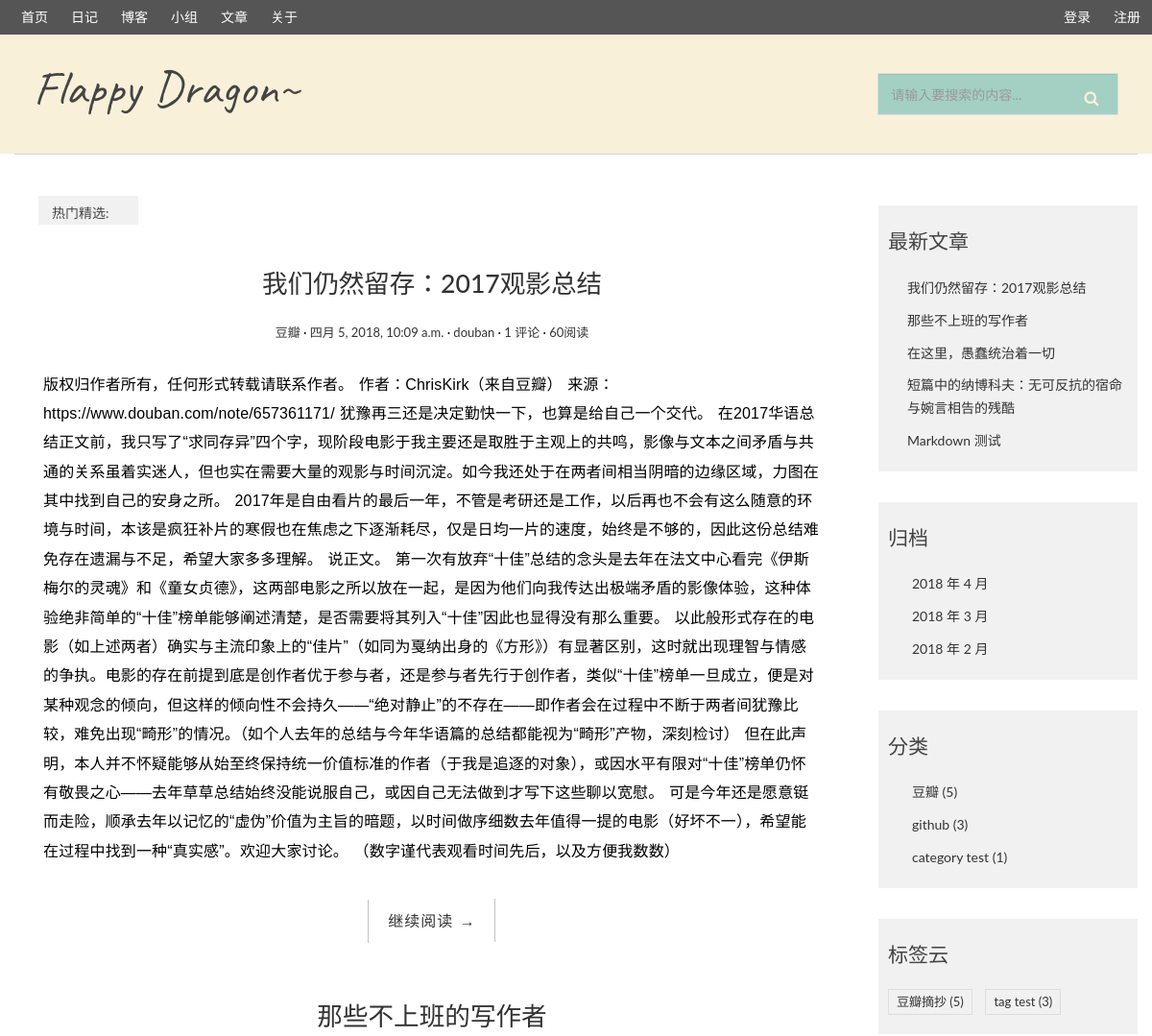
The app's page / (upper part), older data.
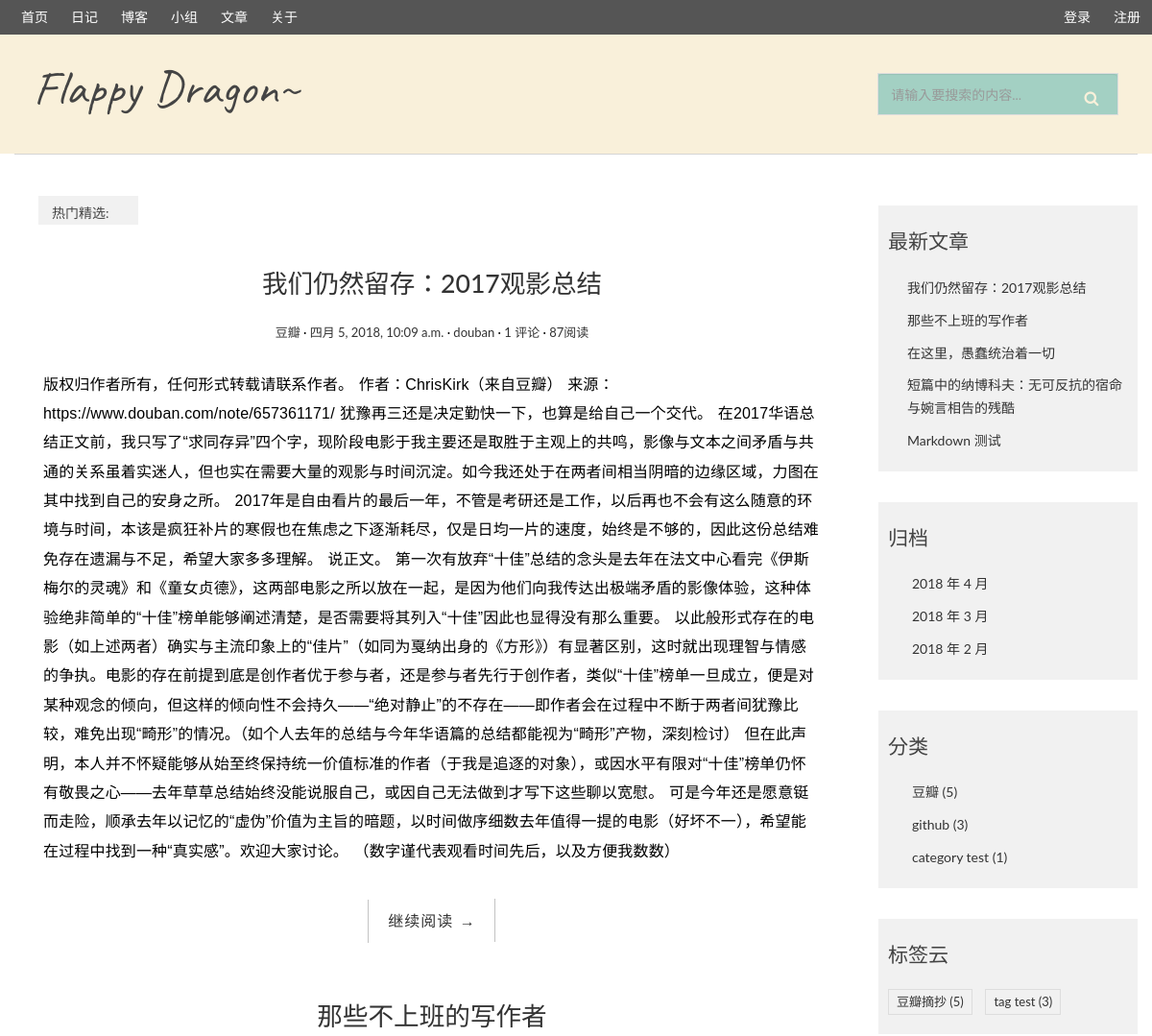
The same page, newer data.
### blog/models.py (models this page shows, shortened)
class Post(models.Model):
    title = models.CharField(max_length=70)
    body = models.TextField()
    created_time = models.DateTimeField()
    modified_time = models.DateTimeField()
    excerpt = models.CharField(max_length=200, blank=True)
    category = models.ForeignKey(Category)
    tags = models.ManyToManyField(Tag, blank=True)
    author = models.ForeignKey(User)
    views = models.PositiveIntegerField(default=0)
    def get_absolute_url(self):
        return reverse('blog:detail', kwargs={'pk':self.pk})
    class Meta:
        ordering = ['-created_time']

class Category(models.Model):
    name = models.CharField(max_length=100)

### blog/views.py (the view, shortened to what this page needs)
# urls.py: url(r'^$', views.IndexView.as_view(), name='index'),
class IndexView(ListView):
    model = Post
    template_name = 'blog/index.html'
    context_object_name = 'post_list'
    paginate_by = 4
    def get_context_data(self, **kwargs):
        context = super().get_context_data(**kwargs)
        paginator = context.get('paginator')
        page = context.get('page_obj')
        is_paginated = context.get('is_paginated')
        pagination_data = self.pagination_data(paginator, page, is_paginated)
        context.update(pagination_data)
        return context
    def pagination_data(self, paginator, page, is_paginated):
        if not is_paginated:
            return {}
        left = []
        right = []
        left_has_more = False
        right_has_more = False
        first = False
        last = False
        page_number = page.number
        total_pages = paginator.num_pages
        page_range = paginator.page_range
        if page_number == 1:
            right = page_range[page_number:page_number + 2]
            if right[-1] < total_pages - 1:
                right_has_more = True
            if right[-1] < total_pages:
                last = True
        elif page_number == total_pages:
            left = page_range[(page_number - 3) if (page_number - 3) > 0 else 0:page_number - 1]
            if left[0] > 2:
                left_has_more = True
            if left[0] > 1:
                first = True
        data = {
            'left': left,
            'right': right,
            'left_has_more': left_has_more,
            'right_has_more': right_has_more,
            'first': first,
            'last': last,
        }
        return data

### blog/templatetags/blog_tags.py (called while the page is built)
@register.simple_tag
def get_recent_posts(num=5):
    return Post.objects.all().order_by('-created_time')[:num]

@register.simple_tag
def archives():
    return Post.objects.dates('created_time','month',order='DESC')

@register.simple_tag
def get_categores():
    return Category.objects.annotate(num_posts=Count('post')).filter(num_posts__gt=0).order_by('-num_posts')

@register.simple_tag
def get_tags():
    return Tag.objects.annotate(num_posts=Count('post')).filter(num_posts__gt=0).order_by('-num_posts')

### templates/blog/index.html (shortened to what this page needs)
{% extends 'base.html' %}
{% block main %}
<div class="underbar">
  <div class="bar-text">热门精选:</div>
</div>
    {% for post in post_list %}
    <article class="post post-{{ post.pk }}">
        <header class="entry-header">
            <h1 class="entry-title">
                <a href="{{post.get_absolute_url}}">{{ post.title }}</a>
            </h1>
            <div class="entry-meta">
                <span class="post-category"><a href="#">{{ post.category.name }}</a></span>
                <span class="post-date"><a href="#"><time class="entry-date"
                                                          datetime="{{ post.created_time }}">{{ post.created_time }}</time></a></span>
                <span class="post-author"><a href="#">{{ post.author }}</a></span>
                <span class="comments-link"><a href="#">{{ post.comment_set.count }} 评论</a></span>
                <span class="views-count"><a href="#">{{ post.views }}阅读</a></span>
            </div>
        </header>
        <div class="entry-content clearfix">
            <p class="content-mobile">{{ post.body|striptags|truncatewords_html:40 }}</p>
            <div class="read-more cl-effect-14">
                <a href="{{ post.get_absolute_url }}" class="more-link">继续阅读 <span class="meta-nav">→</span></a>
            </div>
        </div>
    </article>
    {% empty %}
        <div class="no-post">暂时还没有文章发布╮(╯_╰)╭</div>
    {% endfor %}
{% endblock main %}

### templates/base.html (shortened to what this page needs)
{% load staticfiles %}
{% load blog_tags %}
<!DOCTYPE html>
<html>
<head>
  <link rel="stylesheet" href="http://code.ionicframework.com/ionicons/2.0.1/css/ionicons.min.css">
  <link rel="stylesheet" href="https://cdn.bootcss.com/bootstrap/3.3.7/css/bootstrap.min.css">
  <link rel="stylesheet" href="{% static 'blog/css/pace.css' %}">
  <link rel="stylesheet" href="{% static 'blog/css/custom.css' %}">
  <link href="http://cdn.bootcss.com/font-awesome/4.7.0/css/font-awesome.min.css" rel="stylesheet">
</head>
<body>
  <ul class="navfirst-ul">
    <li class="navfirst-li"><a class="nfa" href="/">首页</a></li>
    <li class="navfirst-li"><a class="nfa" href="">日记</a></li>
    <li class="navfirst-li"><a class="nfa" href="http://dabaitudiu.github.io">博客</a></li>
    <li class="navfirst-li"><a class="nfa" href="">小组</a></li>
    <li class="navfirst-li"><a class="nfa" href="">文章</a></li>
    <li class="navfirst-li"><a class="nfa" href="http://github.com/dabaitudiu">关于</a></li>
    <li class="navfirst-li" style="float:right"><a class="nfa" href="">注册</a></li>
    <li class="navfirst-li" style="float:right"><a class="nfa" href="">登录</a></li>
  </ul>
  <div class="container-fluid">
    <div class="row gg mobilerow">
      <div class="col-md-6 col-sm-6 col-xs-6">
        <div class="logo-box">
          <p class="logo-font">Flappy Dragon~</p>
        </div>
      </div>
      <div class="col-md-3 col-sm-3 col-xs-6" style="float:right">
        <div class="search bar3">
          <form class="bar3-form" role="search" method="get" id="searchform" action="{% url 'haystack_search' %}">
            <input class="bar3-input form-control" name="q" type="text" placeholder="请输入要搜索的内容..." required>
            <button class="bar3-button" type="submit"></button>
          </form>
        </div>
      </div>
    </div>
    <div class="mybar"></div>
  </div>
  <div class="content-body">
    <div class="container-fluid">
      <div class="row gg-2">
        <main class="col-md-9">
          {% block main %}
          {% endblock main %}
        </main>
        <aside class="col-md-3">
          <div class="widget widget-recent-posts gg-4">
            <h3 class="widget-title">最新文章</h3>
            {% get_recent_posts as recent_post_list %}
            <ul>
              {% for post in recent_post_list %}
              <li>
                <a href="{{ post.get_absolute_url }}">{{ post.title }}</a>
              </li>
              {% empty %}
              暂无文章╮(╯_╰)╭
              {% endfor %}
            </ul>
          </div>
          <div class="widget widget-archives gg-4">
            <h3 class="widget-title">归档</h3>
            {% archives as date_list %}
            <ul>
              {% for date in date_list %}
              <li>
                <a href="{% url 'blog:archives' date.year date.month %}">{{ date.year }} 年 {{ date.month }} 月</a>
              </li>
              {% empty %}
              暂无归档！
              {% endfor %}
            </ul>
          </div>
          <div class="widget widget-category gg-4">
            <h3 class="widget-title">分类</h3>
            {% get_categores as category_list %}
            <ul>
              {% for category in category_list %}
              <li>
                <a href="{% url 'blog:category' category.pk %}">{{ category.name }}
                  <span class="post-count">({{ category.num_posts }})</span></a>
                </li>
                {% empty %}
                暂无分类！
                {% endfor %}
              </ul>
            </div>
            <div class="widget widget-tag-cloud gg-4">
              <h3 class="widget-title">标签云</h3>
              {% get_tags as tag_list %}
              <ul>
                {% for tag in tag_list %}
                <li>
                  <a href="{% url 'blog:tag' tag.pk %}">{{ tag.name }}
                    <span class="post-count">({{ tag.num_posts }})</span></a>
                  </li>
                  {% empty %}
                  暂无分类！
                  {% endfor %}
                </ul>
              </div>
            </aside>
          </div>
        </div>
      </div>
    </body>
    </html>

Row changes from the older to the newer data that the page shows:
changed Post "我们仍然留存：2017观影总结": views "60" → "87"
